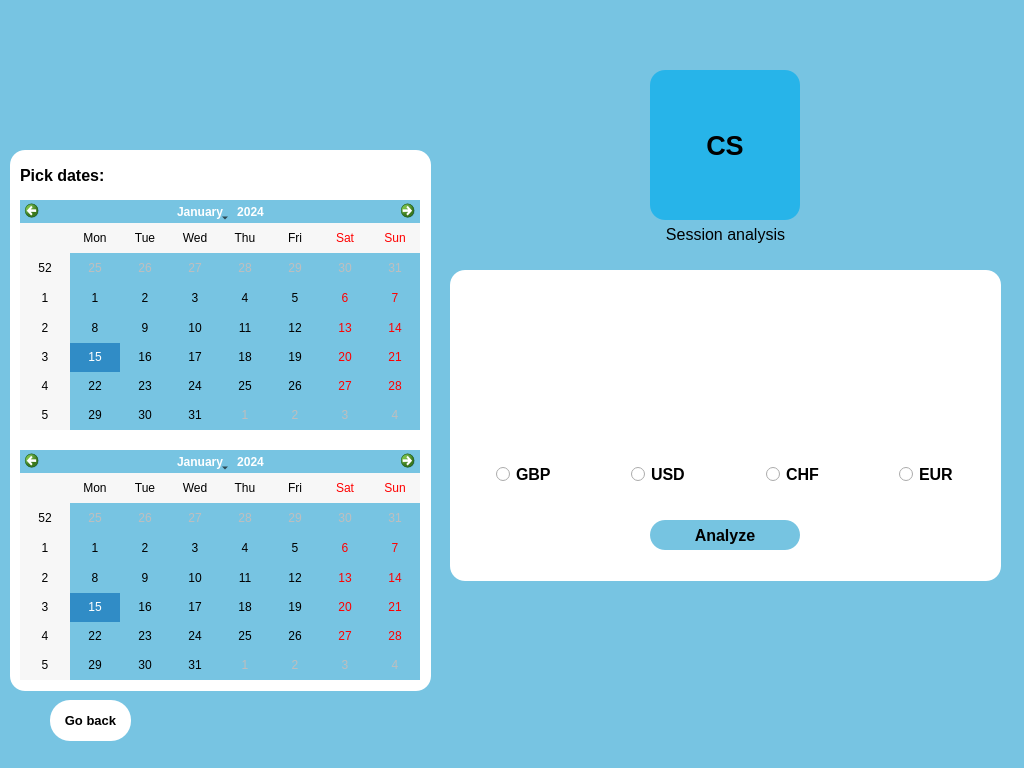
<?xml version="1.0" encoding="UTF-8"?>
<ui version="4.0">
 <class>MainWindow</class>
 <widget class="QMainWindow" name="MainWindow">
  <property name="geometry">
   <rect>
    <x>0</x>
    <y>0</y>
    <width>1024</width>
    <height>768</height>
   </rect>
  </property>
  <property name="windowTitle">
   <string>MainWindow</string>
  </property>
  <property name="styleSheet">
   <string notr="true">background-color:rgb(119, 196, 226)</string>
  </property>
  <widget class="QWidget" name="centralwidget">
   <widget class="QFrame" name="frame">
    <property name="geometry">
     <rect>
      <x>450</x>
      <y>270</y>
      <width>551</width>
      <height>311</height>
     </rect>
    </property>
    <property name="palette">
     <palette>
      <active>
       <colorrole role="WindowText">
        <brush brushstyle="SolidPattern">
         <color alpha="255">
          <red>24</red>
          <green>36</green>
          <blue>56</blue>
         </color>
        </brush>
       </colorrole>
       <colorrole role="Button">
        <brush brushstyle="SolidPattern">
         <color alpha="255">
          <red>255</red>
          <green>255</green>
          <blue>255</blue>
         </color>
        </brush>
       </colorrole>
       <colorrole role="Base">
        <brush brushstyle="SolidPattern">
         <color alpha="255">
          <red>255</red>
          <green>255</green>
          <blue>255</blue>
         </color>
        </brush>
       </colorrole>
       <colorrole role="Window">
        <brush brushstyle="SolidPattern">
         <color alpha="255">
          <red>255</red>
          <green>255</green>
          <blue>255</blue>
         </color>
        </brush>
       </colorrole>
      </active>
      <inactive>
       <colorrole role="WindowText">
        <brush brushstyle="SolidPattern">
         <color alpha="255">
          <red>24</red>
          <green>36</green>
          <blue>56</blue>
         </color>
        </brush>
       </colorrole>
       <colorrole role="Button">
        <brush brushstyle="SolidPattern">
         <color alpha="255">
          <red>255</red>
          <green>255</green>
          <blue>255</blue>
         </color>
        </brush>
       </colorrole>
       <colorrole role="Base">
        <brush brushstyle="SolidPattern">
         <color alpha="255">
          <red>255</red>
          <green>255</green>
          <blue>255</blue>
         </color>
        </brush>
       </colorrole>
       <colorrole role="Window">
        <brush brushstyle="SolidPattern">
         <color alpha="255">
          <red>255</red>
          <green>255</green>
          <blue>255</blue>
         </color>
        </brush>
       </colorrole>
      </inactive>
      <disabled>
       <colorrole role="WindowText">
        <brush brushstyle="SolidPattern">
         <color alpha="255">
          <red>120</red>
          <green>120</green>
          <blue>120</blue>
         </color>
        </brush>
       </colorrole>
       <colorrole role="Button">
        <brush brushstyle="SolidPattern">
         <color alpha="255">
          <red>255</red>
          <green>255</green>
          <blue>255</blue>
         </color>
        </brush>
       </colorrole>
       <colorrole role="Base">
        <brush brushstyle="SolidPattern">
         <color alpha="255">
          <red>255</red>
          <green>255</green>
          <blue>255</blue>
         </color>
        </brush>
       </colorrole>
       <colorrole role="Window">
        <brush brushstyle="SolidPattern">
         <color alpha="255">
          <red>255</red>
          <green>255</green>
          <blue>255</blue>
         </color>
        </brush>
       </colorrole>
      </disabled>
     </palette>
    </property>
    <property name="autoFillBackground">
     <bool>false</bool>
    </property>
    <property name="styleSheet">
     <string notr="true">border-radius: 15px;
background-color: rgb(255, 255, 255);</string>
    </property>
    <property name="frameShape">
     <enum>QFrame::StyledPanel</enum>
    </property>
    <property name="frameShadow">
     <enum>QFrame::Raised</enum>
    </property>
    <widget class="QPushButton" name="button_Analyze">
     <property name="geometry">
      <rect>
       <x>200</x>
       <y>250</y>
       <width>150</width>
       <height>30</height>
      </rect>
     </property>
     <property name="font">
      <font>
       <family>Leelawadee UI</family>
       <pointsize>12</pointsize>
       <weight>75</weight>
       <bold>true</bold>
      </font>
     </property>
     <property name="styleSheet">
      <string notr="true">background-color: rgb(118, 196, 225);
border-radius: 15px;</string>
     </property>
     <property name="text">
      <string>Analyze</string>
     </property>
    </widget>
    <widget class="QWidget" name="layoutWidget">
     <property name="geometry">
      <rect>
       <x>0</x>
       <y>70</y>
       <width>551</width>
       <height>154</height>
      </rect>
     </property>
     <layout class="QGridLayout" name="gridLayout_3">
      <property name="leftMargin">
       <number>10</number>
      </property>
      <property name="topMargin">
       <number>10</number>
      </property>
      <property name="rightMargin">
       <number>10</number>
      </property>
      <property name="bottomMargin">
       <number>10</number>
      </property>
      <item row="1" column="2" alignment="Qt::AlignHCenter">
       <widget class="QRadioButton" name="radioButton_CHF">
        <property name="enabled">
         <bool>true</bool>
        </property>
        <property name="font">
         <font>
          <family>Leelawadee UI</family>
          <pointsize>12</pointsize>
          <weight>75</weight>
          <bold>true</bold>
         </font>
        </property>
        <property name="layoutDirection">
         <enum>Qt::LeftToRight</enum>
        </property>
        <property name="text">
         <string>CHF</string>
        </property>
       </widget>
      </item>
      <item row="1" column="0" alignment="Qt::AlignHCenter">
       <widget class="QRadioButton" name="radioButton_GBP">
        <property name="font">
         <font>
          <family>Leelawadee UI</family>
          <pointsize>12</pointsize>
          <weight>75</weight>
          <bold>true</bold>
         </font>
        </property>
        <property name="layoutDirection">
         <enum>Qt::LeftToRight</enum>
        </property>
        <property name="text">
         <string>GBP</string>
        </property>
       </widget>
      </item>
      <item row="1" column="1" alignment="Qt::AlignHCenter">
       <widget class="QRadioButton" name="radioButton_USD">
        <property name="font">
         <font>
          <family>Leelawadee UI</family>
          <pointsize>12</pointsize>
          <weight>75</weight>
          <bold>true</bold>
         </font>
        </property>
        <property name="layoutDirection">
         <enum>Qt::LeftToRight</enum>
        </property>
        <property name="text">
         <string>USD</string>
        </property>
       </widget>
      </item>
      <item row="1" column="3" alignment="Qt::AlignHCenter">
       <widget class="QRadioButton" name="radioButton_EUR">
        <property name="font">
         <font>
          <family>Leelawadee UI</family>
          <pointsize>12</pointsize>
          <weight>75</weight>
          <bold>true</bold>
         </font>
        </property>
        <property name="layoutDirection">
         <enum>Qt::LeftToRight</enum>
        </property>
        <property name="text">
         <string>EUR</string>
        </property>
       </widget>
      </item>
      <item row="0" column="3" alignment="Qt::AlignHCenter|Qt::AlignVCenter">
       <widget class="QLabel" name="label_EUR_icon">
        <property name="maximumSize">
         <size>
          <width>100</width>
          <height>100</height>
         </size>
        </property>
        <property name="text">
         <string/>
        </property>
        <property name="pixmap">
         <pixmap>EUR.png</pixmap>
        </property>
        <property name="scaledContents">
         <bool>true</bool>
        </property>
       </widget>
      </item>
      <item row="0" column="2" alignment="Qt::AlignHCenter|Qt::AlignVCenter">
       <widget class="QLabel" name="label_CHF_icon">
        <property name="maximumSize">
         <size>
          <width>100</width>
          <height>100</height>
         </size>
        </property>
        <property name="text">
         <string/>
        </property>
        <property name="pixmap">
         <pixmap>CHF.png</pixmap>
        </property>
        <property name="scaledContents">
         <bool>true</bool>
        </property>
       </widget>
      </item>
      <item row="0" column="1" alignment="Qt::AlignHCenter|Qt::AlignVCenter">
       <widget class="QLabel" name="label_USD_icon">
        <property name="maximumSize">
         <size>
          <width>100</width>
          <height>100</height>
         </size>
        </property>
        <property name="text">
         <string/>
        </property>
        <property name="pixmap">
         <pixmap>USD.png</pixmap>
        </property>
        <property name="scaledContents">
         <bool>true</bool>
        </property>
       </widget>
      </item>
      <item row="0" column="0" alignment="Qt::AlignHCenter|Qt::AlignVCenter">
       <widget class="QLabel" name="label_GBP_icon">
        <property name="maximumSize">
         <size>
          <width>100</width>
          <height>100</height>
         </size>
        </property>
        <property name="text">
         <string/>
        </property>
        <property name="pixmap">
         <pixmap>GBP.png</pixmap>
        </property>
        <property name="scaledContents">
         <bool>true</bool>
        </property>
       </widget>
      </item>
     </layout>
    </widget>
   </widget>
   <widget class="QLabel" name="label_logo">
    <property name="geometry">
     <rect>
      <x>0</x>
      <y>0</y>
      <width>251</width>
      <height>141</height>
     </rect>
    </property>
    <property name="text">
     <string/>
    </property>
    <property name="pixmap">
     <pixmap>LOGO.jpg</pixmap>
    </property>
    <property name="scaledContents">
     <bool>true</bool>
    </property>
   </widget>
   <widget class="QPushButton" name="button_GoBack">
    <property name="geometry">
     <rect>
      <x>50</x>
      <y>700</y>
      <width>81</width>
      <height>41</height>
     </rect>
    </property>
    <property name="font">
     <font>
      <family>Leelawadee UI</family>
      <pointsize>10</pointsize>
      <weight>75</weight>
      <bold>true</bold>
     </font>
    </property>
    <property name="styleSheet">
     <string notr="true">border-radius :20px;
background-color: rgb(255, 255, 255);
</string>
    </property>
    <property name="text">
     <string>Go back</string>
    </property>
   </widget>
   <widget class="QLabel" name="label_SM2">
    <property name="geometry">
     <rect>
      <x>610</x>
      <y>210</y>
      <width>231</width>
      <height>49</height>
     </rect>
    </property>
    <property name="font">
     <font>
      <family>Leelawadee UI</family>
      <pointsize>12</pointsize>
     </font>
    </property>
    <property name="text">
     <string>Session analysis</string>
    </property>
    <property name="alignment">
     <set>Qt::AlignCenter</set>
    </property>
   </widget>
   <widget class="QLabel" name="label_SM">
    <property name="geometry">
     <rect>
      <x>650</x>
      <y>70</y>
      <width>150</width>
      <height>150</height>
     </rect>
    </property>
    <property name="font">
     <font>
      <family>Leelawadee UI</family>
      <pointsize>20</pointsize>
      <weight>75</weight>
      <bold>true</bold>
     </font>
    </property>
    <property name="styleSheet">
     <string notr="true">border-radius: 15px;
background-color: rgb(39, 180, 233);</string>
    </property>
    <property name="text">
     <string>CS</string>
    </property>
    <property name="alignment">
     <set>Qt::AlignCenter</set>
    </property>
   </widget>
   <widget class="QCalendarWidget" name="calendarFirst">
    <property name="geometry">
     <rect>
      <x>20</x>
      <y>200</y>
      <width>400</width>
      <height>230</height>
     </rect>
    </property>
   </widget>
   <widget class="QFrame" name="frame_2">
    <property name="geometry">
     <rect>
      <x>10</x>
      <y>150</y>
      <width>421</width>
      <height>541</height>
     </rect>
    </property>
    <property name="palette">
     <palette>
      <active>
       <colorrole role="WindowText">
        <brush brushstyle="SolidPattern">
         <color alpha="255">
          <red>24</red>
          <green>36</green>
          <blue>56</blue>
         </color>
        </brush>
       </colorrole>
       <colorrole role="Button">
        <brush brushstyle="SolidPattern">
         <color alpha="255">
          <red>255</red>
          <green>255</green>
          <blue>255</blue>
         </color>
        </brush>
       </colorrole>
       <colorrole role="Base">
        <brush brushstyle="SolidPattern">
         <color alpha="255">
          <red>255</red>
          <green>255</green>
          <blue>255</blue>
         </color>
        </brush>
       </colorrole>
       <colorrole role="Window">
        <brush brushstyle="SolidPattern">
         <color alpha="255">
          <red>255</red>
          <green>255</green>
          <blue>255</blue>
         </color>
        </brush>
       </colorrole>
      </active>
      <inactive>
       <colorrole role="WindowText">
        <brush brushstyle="SolidPattern">
         <color alpha="255">
          <red>24</red>
          <green>36</green>
          <blue>56</blue>
         </color>
        </brush>
       </colorrole>
       <colorrole role="Button">
        <brush brushstyle="SolidPattern">
         <color alpha="255">
          <red>255</red>
          <green>255</green>
          <blue>255</blue>
         </color>
        </brush>
       </colorrole>
       <colorrole role="Base">
        <brush brushstyle="SolidPattern">
         <color alpha="255">
          <red>255</red>
          <green>255</green>
          <blue>255</blue>
         </color>
        </brush>
       </colorrole>
       <colorrole role="Window">
        <brush brushstyle="SolidPattern">
         <color alpha="255">
          <red>255</red>
          <green>255</green>
          <blue>255</blue>
         </color>
        </brush>
       </colorrole>
      </inactive>
      <disabled>
       <colorrole role="WindowText">
        <brush brushstyle="SolidPattern">
         <color alpha="255">
          <red>120</red>
          <green>120</green>
          <blue>120</blue>
         </color>
        </brush>
       </colorrole>
       <colorrole role="Button">
        <brush brushstyle="SolidPattern">
         <color alpha="255">
          <red>255</red>
          <green>255</green>
          <blue>255</blue>
         </color>
        </brush>
       </colorrole>
       <colorrole role="Base">
        <brush brushstyle="SolidPattern">
         <color alpha="255">
          <red>255</red>
          <green>255</green>
          <blue>255</blue>
         </color>
        </brush>
       </colorrole>
       <colorrole role="Window">
        <brush brushstyle="SolidPattern">
         <color alpha="255">
          <red>255</red>
          <green>255</green>
          <blue>255</blue>
         </color>
        </brush>
       </colorrole>
      </disabled>
     </palette>
    </property>
    <property name="autoFillBackground">
     <bool>false</bool>
    </property>
    <property name="styleSheet">
     <string notr="true">border-radius: 15px;
background-color: rgb(255, 255, 255);</string>
    </property>
    <property name="frameShape">
     <enum>QFrame::StyledPanel</enum>
    </property>
    <property name="frameShadow">
     <enum>QFrame::Raised</enum>
    </property>
    <widget class="QLabel" name="label_PickDates">
     <property name="geometry">
      <rect>
       <x>10</x>
       <y>10</y>
       <width>131</width>
       <height>31</height>
      </rect>
     </property>
     <property name="font">
      <font>
       <family>Leelawadee UI</family>
       <pointsize>12</pointsize>
       <weight>75</weight>
       <bold>true</bold>
      </font>
     </property>
     <property name="text">
      <string>Pick dates:</string>
     </property>
    </widget>
   </widget>
   <widget class="QCalendarWidget" name="calendarSecond">
    <property name="geometry">
     <rect>
      <x>20</x>
      <y>450</y>
      <width>400</width>
      <height>230</height>
     </rect>
    </property>
   </widget>
   <zorder>frame_2</zorder>
   <zorder>label_logo</zorder>
   <zorder>frame</zorder>
   <zorder>button_GoBack</zorder>
   <zorder>label_SM2</zorder>
   <zorder>label_SM</zorder>
   <zorder>calendarFirst</zorder>
   <zorder>calendarSecond</zorder>
  </widget>
  <widget class="QStatusBar" name="statusbar"/>
 </widget>
 <resources/>
 <connections/>
</ui>
